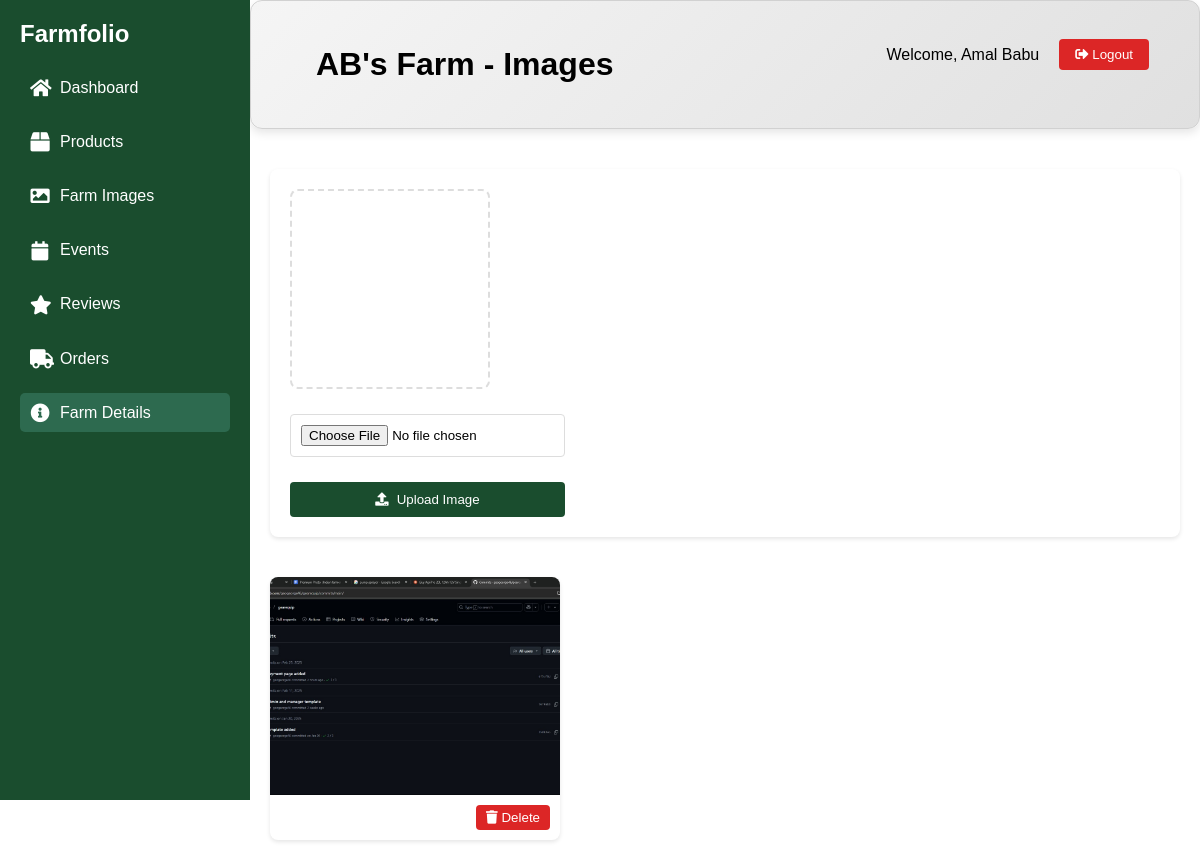
The page /farm/image.php (signed in) on the database its author committed.
### tables this page shows
CREATE TABLE `tbl_farms` (
  `farm_id` int(11) NOT NULL,
  `user_id` int(11) NOT NULL,
  `farm_name` varchar(255) NOT NULL,
  `location` varchar(255) NOT NULL,
  `description` text DEFAULT NULL,
  `created_at` timestamp NOT NULL DEFAULT current_timestamp(),
  `status` enum('pending','active','rejected') NOT NULL DEFAULT 'pending'
);

CREATE TABLE `tbl_farm_image` (
  `image_id` int(11) NOT NULL,
  `farm_id` int(11) DEFAULT NULL,
  `path` varchar(255) NOT NULL
);

### farm/image.php (the view, shortened to what this page needs)
<?php
include '../databse/connect.php';
$userid = $_SESSION['userid'];
$farm_query = "SELECT * FROM tbl_farms WHERE user_id = $userid";
$farm_result = mysqli_query($conn, $farm_query);
$farm = mysqli_fetch_assoc($farm_result);
$farm_id = $farm['farm_id'];
$images_query = "SELECT * FROM tbl_farm_image WHERE farm_id = $farm_id";
$images_result = mysqli_query($conn, $images_query);
?>
<!DOCTYPE html>
<html>
<head>
    <link rel="stylesheet" href="https://cdnjs.cloudflare.com/ajax/libs/font-awesome/5.15.4/css/all.min.css">
    <link rel="stylesheet" href="farm.css">
</head>
<body>
    <?php include 'sidebar.php'; ?>
    <div class="main-content">
        <div class="dashboard-header">
            <h1><?php echo $farm['farm_name']; ?> - Images</h1>
            <div class="user-section">
                <span>Welcome, <?php echo $_SESSION['username']; ?></span>
                <a href="../logout/logout.php"><button class="logout-btn"><i class="fas fa-sign-out-alt"></i> Logout</button></a>
            </div>
        </div>
        <?php if($farm['status'] == 'active'): ?>
            <div class="upload-container">
                <form class="upload-form" method="POST" enctype="multipart/form-data" onsubmit="return validateImage(document.getElementById('farmImage'))">
                    <div class="upload-section">
                        <div class="preview-container">
                        </div>
                        <div class="input-container">
                            <input type="file"
                                   id="farmImage"
                                   name="farm_image"
                                   class="file-input"
                                   accept="image/*"
                                   required
                                   onchange="validateImage(this)">
                        </div>
                        <button type="submit" name="upload" class="upload-btn">
                            <i class="fas fa-upload"></i> Upload Image
                        </button>
                    </div>
                </form>
            </div>
            <div class="image-grid">
                <?php while($image = mysqli_fetch_assoc($images_result)): ?>
                    <div class="image-card">
                        <div class="image-container">
                            <img src="../<?php echo $image['path']; ?>" alt="Farm Image">
                        </div>
                        <div class="image-actions">
                            <form method="POST" style="display: inline;">
                                <button type="submit" name="delete" class="delete-btn">
                                    <i class="fas fa-trash"></i> Delete
                                </button>
                            </form>
                        </div>
                    </div>
                <?php endwhile; ?>
            </div>
        <?php endif; ?>
    </div>
</body>
</html>

### farm/farm.css (style rules this page uses)
* { margin: 0; padding: 0; box-sizing: border-box; font-family: Arial, sans-serif; }
body { display: flex; min-height: 100vh; }
.dashboard-header { padding: 30px 50px; display: flex; justify-content: space-between; align-items: center; margin-bottom: 20px; background: linear-gradient(135deg, #f5f5f5, #e0e0e0); border-radius: 12px; box-shadow: 0px 4px 10px rgba(0, 0, 0, 0.1); border: 1px solid #d1d1d1; }
.dashboard-header h1 { margin: 15px; }
.user-section { display: flex; align-items: center; gap: 20px; }
.logout-btn { padding: 8px 16px; background: #dc2626; color: white; border: none; border-radius: 4px; cursor: pointer; transition: background 0.3s; }
.user-section { display: flex; justify-content: flex-end; align-items: center; gap: 20px; margin-bottom: 20px; }
.main-content { margin-left: 250px; flex: 1; transition: margin-left 0.3s ease; }
.main-content { margin-left: 250px; flex: 1; display: flex; flex-direction: column; min-height: 100vh; }

### farm/image.php (style rules this page uses)
.image-grid { display: grid; grid-template-columns: repeat(auto-fill, minmax(250px, 1fr)); gap: 20px; padding: 20px; }
.image-card { background: white; border-radius: 8px; overflow: hidden; box-shadow: 0 2px 4px rgba(0,0,0,0.1); }
.image-container { position: relative; padding-top: 75%; }
.image-container img { position: absolute; top: 0; left: 0; width: 100%; height: 100%; object-fit: cover; }
.image-actions { padding: 10px; display: flex; justify-content: flex-end; }
.delete-btn { background: #dc2626; color: white; border: none; padding: 5px 10px; border-radius: 4px; cursor: pointer; }
.upload-container { background: white; border-radius: 8px; padding: 20px; margin: 20px; box-shadow: 0 2px 4px rgba(0,0,0,0.1); }
.upload-form { display: flex; gap: 10px; align-items: center; }
.file-input { flex: 1; padding: 8px; border: 1px solid #ddd; border-radius: 4px; }
.upload-btn { background: #1a4d2e; color: white; border: none; padding: 8px 16px; border-radius: 4px; cursor: pointer; }
.upload-form { width: 100%; }
.upload-section { display: flex; flex-direction: column; gap: 15px; }
.preview-container { width: 200px; height: 200px; border: 2px dashed #ddd; border-radius: 8px; overflow: hidden; display: flex; align-items: center; justify-content: center; margin-bottom: 10px; }
.input-container { display: flex; flex-direction: column; gap: 5px; }
.file-input { padding: 10px; border: 1px solid #ddd; border-radius: 4px; width: 100%; }
.upload-btn { background: #1a4d2e; color: white; border: none; padding: 10px 20px; border-radius: 4px; cursor: pointer; display: flex; align-items: center; justify-content: center; gap: 8px; transition: background-color 0.3s; }

### rows shown on the page
tbl_farms: farm_name "AB's Farm"
tbl_farm_image: path (picture)

### other values the page prints
$_SESSION['username'] "Amal Babu"
